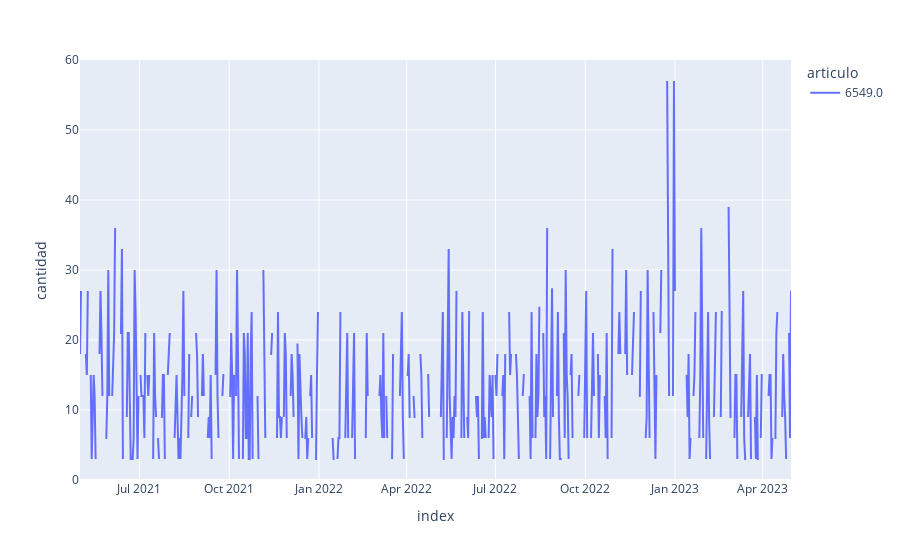

Write notebook code for a chart like this one.
### Markdown cell above
5. ¿Cuál es el rango de fechas de nuestro conjunto de datos? Si se divide por producto, ¿hay fechas faltantes? Crea un gráfico de evolución temporal para la variable "cantidad" que muestre el producto "6549".

### Code cell
# Rango de fechas de todo el dataset
min_date = vt['fecha_venta'].min()  # Fecha mínima
max_date = vt['fecha_venta'].max()  # Fecha máxima
diferencia = max_date - min_date

print(f"El rango de fecha de los datos contiene valores desde {min_date} hasta {max_date}.\n"
      f"Lo que supone {diferencia}.\n")

# Fechas faltantes por artículo
articulos_unicos = vt.sort_values("familia")["articulo"].unique().tolist()
rango = pd.date_range(start=min_date, end=max_date, freq='D')  # Genera todas las fechas posibles

for article in articulos_unicos:
    subset = vt.query("articulo == @article")
    family = subset["familia"].unique().tolist()[0]
    missing_dates = rango.difference(subset['fecha_venta'])
    print(family, "-> Articulo", article, "-> Fechas faltantes", len(missing_dates))

# Gráfico de cantidad vendida de un artículo específico
articulo = 6549
filtered_vt = (
    vt.query("articulo == @articulo")  # Filtramos el artículo
      .set_index("fecha_venta")       # Ponemos la fecha como índice
      .reindex(rango)                 # Reindexamos para incluir fechas faltantes
)

# Completamos las fechas faltantes con el último valor disponible
filtered_vt["articulo"] = filtered_vt["articulo"].fillna(method='ffill')

# Creamos un gráfico de líneas con Plotly mostrando la evolución de la cantidad vendida
fig = px.line(filtered_vt, x=filtered_vt.index, y="cantidad", color="articulo")
fig.show()

### Figure 1 — Plotly figure (JSON) as saved in the notebook; plotly's stock layout.template omitted (floating-point values rounded to 4 significant figures; data arrays with more than 128 entries replaced by an {"elided": "..."} marker saying what was removed)
{"data": [{"hovertemplate": "articulo=6549.0<br>index=%{x}<br>cantidad=%{y}<extra></extra>", "legendgroup": "6549.0", "line": {"color": "#636efa", "dash": "solid"}, "marker": {"symbol": "circle"}, "mode": "lines", "name": "6549.0", "orientation": "v", "showlegend": true, "type": "scatter", "x": {"elided": "730 str values"}, "xaxis": "x", "y": {"elided": "730 float values"}, "yaxis": "y"}], "layout": {"legend": {"title": {"text": "articulo"}, "tracegroupgap": 0}, "margin": {"t": 60}, "xaxis": {"anchor": "y", "domain": [0, 1], "title": {"text": "index"}}, "yaxis": {"anchor": "x", "domain": [0, 1], "title": {"text": "cantidad"}}}}
